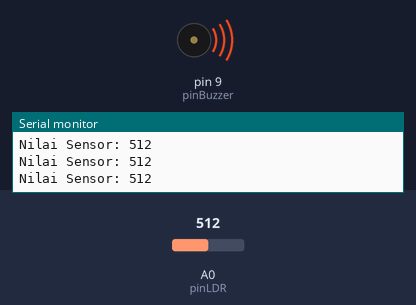
Recording of a sketch running on a simulated Arduino Uno, built with avr-gcc and run on an emulated ATmega328P. Parts: buzzer (waves = sounding), the last lines printed to the serial monitor. Inputs (shaded band) come from the test bench; at power-on: A0 (pinLDR) = 512.

Above: at 1.05 s.
1.3 s: A0 (pinLDR) set to 122
At 2.3 s:
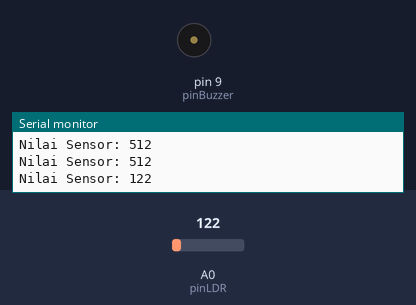
4.3 s: A0 (pinLDR) set to 306
At 4.72 s:
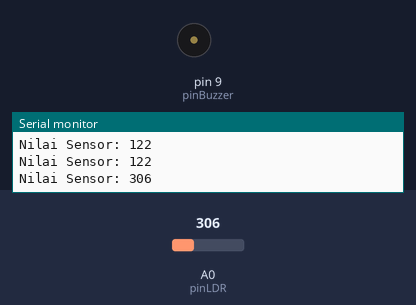
Timing chart, 0 to 13.3 s (numbered marks = the images above; inputs shaded):
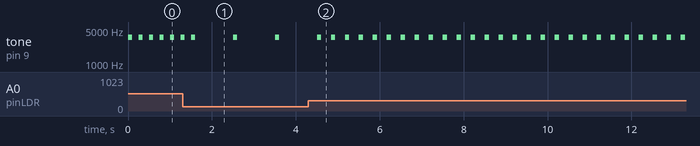

The sketch:

SensorLDR.ino
```cpp
#define pinBuzzer 9
#define pinLDR A0

int sensorLDR = 0;

void setup() {
  // put your setup code here, to run once:
  pinMode(pinBuzzer, OUTPUT);
  Serial.begin(9600);
}

void loop() {
  // put your main code here, to run repeatedly:
  sensorLDR = analogRead(pinLDR);
  Serial.print("Nilai Sensor: ");
  Serial.println(sensorLDR);

  tone(pinBuzzer, 440*8, 100);
  delay(1000/map(sensorLDR,0, 1023, 1,8));

}
```

Measured:
- after the input at 4.3 s, tone on pin 9 (pinBuzzer): alternates 3520 Hz for 0.10 s and silent for 0.23 s, starting after 0.54 s
- by itself, tone on pin 9 (pinBuzzer): repeats every 1.0 s: 3520 Hz 0.10 s, silent 0.90 s
